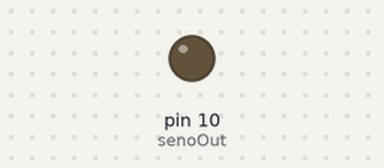
Bench run of a sketch on a simulated Arduino Uno, built with avr-gcc and run on an emulated ATmega328P. On the bench: output pins drawn as LEDs (lit = HIGH). What the sketch prints to the serial monitor is not drawn.

Above: at 0.15 s.
At 39.8 s:
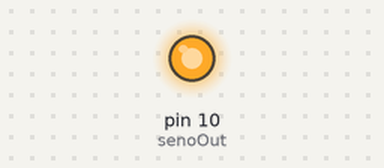
Timing chart, 0 to 40.0 s (numbered marks = the images above):
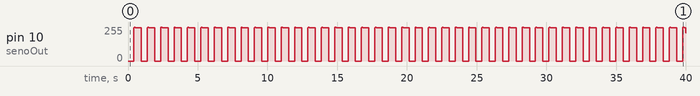

The sketch:

SenoidePWM.ino
```cpp
/*

          O objetivo deste programa é, a partir da função seno, do Arduíno, gerar uma variação do duty do PWM que varie de acordo com a função seno. Isto é, o duty do PWM irá
    de 0 a 255 com variação senoidal. Assim, a tensão na saída d10 irá variar de 0 a 5V de forma senoidal. Porém, o seno irá variar apenas de 0 a 180º, de forma que a função
    irá variar apenas de 0 a 1. Logo, não haverá ciclo negativo no sinal.
          Aplicando um filtro passa baixa na saída na qual o PWM, consegue-se criar um sinal analaógico na saída do Arduíno, de modo que a variação de tensão ocorra de forma
    analógica no pino d10.

          Na simulação e na prática o circuito e o programa funcionaram perfeitamente.

*/

// Mapeamento de hardware
#define senoOut 10


// Variáveis auxiliares
float seno;
int senoDigital;

void setup() {

    pinMode(senoOut, OUTPUT);

    Serial.begin(9600);
} // end void setup

void loop() {

    for(int i = 0; i <= 180; i++){

        seno = sin(i*(3.1415/180.0));
        senoDigital = int(seno*255);

        analogWrite(senoOut, senoDigital);
        Serial.println(senoDigital);

        delay(5);
    } // end for
} // end void loop
```
